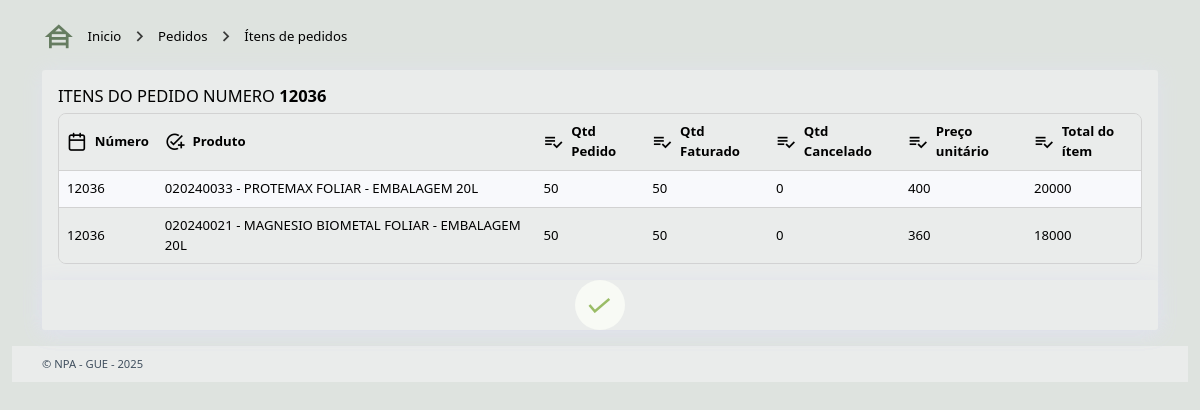
The page /itens_pedidos.php?numped=12036 on the database its author committed.
### tables this page shows
CREATE TABLE `e120ipd` (
  `NumPed` int(10) NOT NULL,
  `TnsPro` varchar(5) NOT NULL,
  `CodPro` varchar(10) NOT NULL,
  `DesPro` varchar(200) NOT NULL,
  `CodLot` varchar(20) NOT NULL,
  `QtdPed` float NOT NULL,
  `QtdFat` float NOT NULL,
  `QtdCan` float NOT NULL,
  `PreUni` float NOT NULL,
  `TotIte` float NOT NULL
);

### itens_pedidos.php (the view, shortened to what this page needs)
<?php
include "config.php";
$conecta = mysqli_connect($host, $user, $pass, $banco);
  $numped = $_GET['numped'];
?>
<!DOCTYPE html>
<html lang="pt-br">
  <head>
    <link rel="stylesheet" href="assets/fonts/icomoon/style.css" />
    <link rel="stylesheet" href="assets/css/main.min.css" />
    <link rel="stylesheet" href="assets/vendor/overlay-scroll/OverlayScrollbars.min.css" />
    <link rel="stylesheet" href="assets/vendor/datatables/dataTables.bs5.css" />
    <link rel="stylesheet" href="assets/vendor/datatables/dataTables.bs5-custom.css" />
    <link rel="stylesheet" href="assets/vendor/datatables/buttons/dataTables.bs5-custom.css" />
  </head>
  <body>
    <div class="page-wrapper">
      <div class="app-container">
        <div style="margin-top: 10px; height: 100%;" class="app-body">
          <div class="container">
            <div class="row gx-3">
              <div class="col-12 col-xl-6">
                <ol class="breadcrumb mb-3">
                  <li class="breadcrumb-item">
                    <i class="icon-house_siding lh-1"></i>Inicio
                  </li>
                  <li class="breadcrumb-item">Pedidos</li>
                  <li class="breadcrumb-item">Ítens de pedidos</li>
                </ol>
              </div>
            </div>
            <div class="row gx-3">
              <div class="col-12">
                <div class="row gx-3">
                  <div class="col-12">
                    <div class="card mb-3">
                      <div class="card-body">
                        <div class="mb-2 d-flex align-items-end justify-content-between">
                          <h5 class="card-title">ITENS DO PEDIDO NUMERO <b><?php echo $numped?></b></h5>
                        </div>
                        <div class="table-outer">
                          <div class="table-responsive">
                            <table class="table table-striped align-middle m-0">
                              <thead>
                                <tr>
                                  <th>
                                    <div class="d-flex align-items-center">
                                      <span class="icon-calendar me-2 fs-4"></span>
                                      Número
                                    </div>
                                  </th>
                                  <th>
                                    <div class="d-flex align-items-center">
                                      <span class="icon-add_task me-2 fs-4"></span>
                                      Produto
                                    </div>
                                  </th>
                                  <th>
                                    <div class="d-flex align-items-center">
                                      <span class="icon-playlist_add_check me-2 fs-4"></span>
                                      Qtd Pedido
                                    </div>
                                  </th>
                                  <th>
                                    <div class="d-flex align-items-center">
                                      <span class="icon-playlist_add_check me-2 fs-4"></span>
                                      Qtd Faturado
                                    </div>
                                  </th>
                                  <th>
                                    <div class="d-flex align-items-center">
                                      <span class="icon-playlist_add_check me-2 fs-4"></span>
                                      Qtd Cancelado
                                    </div>
                                  </th>
                                  <th>
                                    <div class="d-flex align-items-center">
                                      <span class="icon-playlist_add_check me-2 fs-4"></span>
                                      Preço unitário
                                    </div>
                                  </th>
                                  <th>
                                    <div class="d-flex align-items-center">
                                      <span class="icon-playlist_add_check me-2 fs-4"></span>
                                      Total do ítem
                                    </div>
                                  </th>
                                </tr>
                              </thead>
                              <tbody>
                                <?php
                                  $cmd = "SELECT * FROM `e120ipd` WHERE NumPed = '$numped'";
                                  $rs=mysqli_query($conecta,$cmd);
                                  while($row=mysqli_fetch_array($rs,MYSQLI_ASSOC)){
                                  echo "<tr><td>".$row['NumPed']."</td>";
                                  echo "<td style=\"width: 35%\">".$row['CodPro']." - ".$row['DesPro']."</td>";
                                  echo "<td>".$row['QtdPed']."</td>";
                                  echo "<td>".$row['QtdFat']."</td>";
                                  echo "<td>".$row['QtdCan']."</td>";
                                  echo "<td>".$row['PreUni']."</td>";
                                  echo "<td>".$row['TotIte']."</td></tr>";
                                  }
                                ?>
                              </tbody>
                            </table>
                          </div>
                        </div>
                      </div>
                      <div class="card">
                      <div style="border-radius:200px; height:50px; width:50px; background: #F8FAF5; margin:0 auto;">
                      <a href="#" onclick="window.close()" class="text-decoration-none"><i style="color: #9ABC66; font-size: 30px; line-height: 50px; margin-left:10px;" class="checkmark">✓</i></a>
                      </div>
                    </div>
                  </div>
                </div>
              </div>
            </div>
          </div>
        </div>
        <div class="app-footer">
          <div class="container">
            <span>© NPA - GUE - 2025</span>
          </div>
        </div>
      </div>
    </div>
  </body>
</html>

### rows shown on the page
e120ipd: NumPed "12036", CodPro "020240033", DesPro "PROTEMAX FOLIAR - EMBALAGEM 20L", QtdPed "50", QtdFat "50", QtdCan "0", PreUni "400", TotIte "20000"
e120ipd: NumPed "12036", CodPro "020240021", DesPro "MAGNESIO BIOMETAL FOLIAR - EMBALAGEM 20L", QtdPed "50", QtdFat "50", QtdCan "0", PreUni "360", TotIte "18000"

### other values the page prints
$numped "12036"
